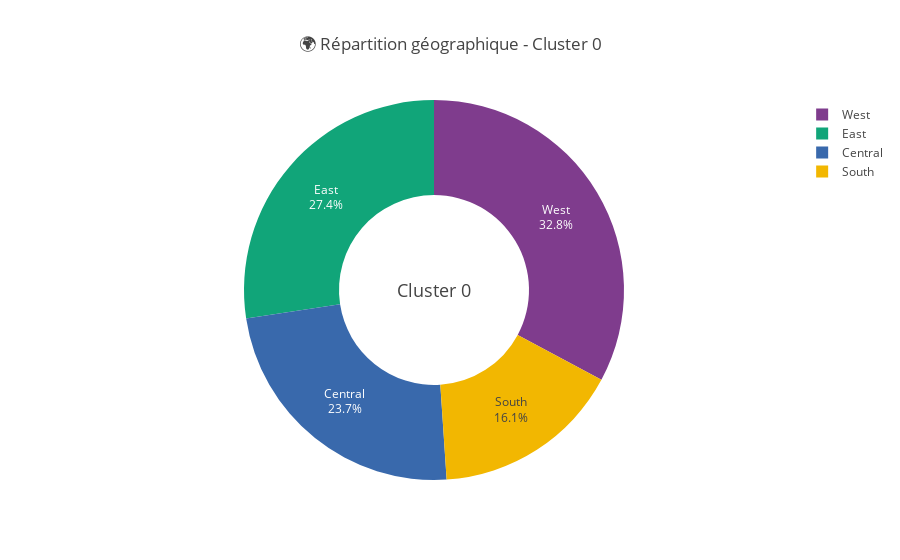

Source (notebook cell):
### Markdown cell above
Répartition géographique

### Code cell
import plotly.express as px

# Création du dataframe région pour cluster 0
region = df_cluster0["region"].value_counts().reset_index()
region.columns = ["region", "count"]

# Donut chart
fig = px.pie(
    region,
    values="count",
    names="region",
    title="🌍 Répartition géographique - Cluster 0",
    hole=0.5,
    color="region",
    color_discrete_sequence=px.colors.qualitative.Bold
)

fig.update_traces(textinfo="percent+label")

fig.update_layout(
    title_x=0.5,
    annotations=[dict(text="Cluster 0", x=0.5, y=0.5, font_size=18, showarrow=False)]
)

fig.show()

### Figure 1 — Plotly figure (JSON) as saved in the notebook; plotly's stock layout.template omitted (floating-point values rounded to 4 significant figures)
{"data": [{"customdata": [["West"], ["East"], ["Central"], ["South"]], "domain": {"x": [0, 1], "y": [0, 1]}, "hole": 0.5, "hovertemplate": "region=%{customdata[0]}<br>count=%{value}<extra></extra>", "labels": ["West", "East", "Central", "South"], "legendgroup": "", "marker": {"colors": ["rgb(127, 60, 141)", "rgb(17, 165, 121)", "rgb(57, 105, 172)", "rgb(242, 183, 1)"]}, "name": "", "showlegend": true, "textinfo": "percent+label", "type": "pie", "values": [1224, 1021, 882, 600]}], "layout": {"annotations": [{"font": {"size": 18}, "showarrow": false, "text": "Cluster 0", "x": 0.5, "y": 0.5}], "legend": {"tracegroupgap": 0}, "piecolorway": ["rgb(127, 60, 141)", "rgb(17, 165, 121)", "rgb(57, 105, 172)", "rgb(242, 183, 1)", "rgb(231, 63, 116)", "rgb(128, 186, 90)", "rgb(230, 131, 16)", "rgb(0, 134, 149)", "rgb(207, 28, 144)", "rgb(249, 123, 114)", "rgb(165, 170, 153)"], "title": {"text": "🌍 Répartition géographique - Cluster 0", "x": 0.5}}}
